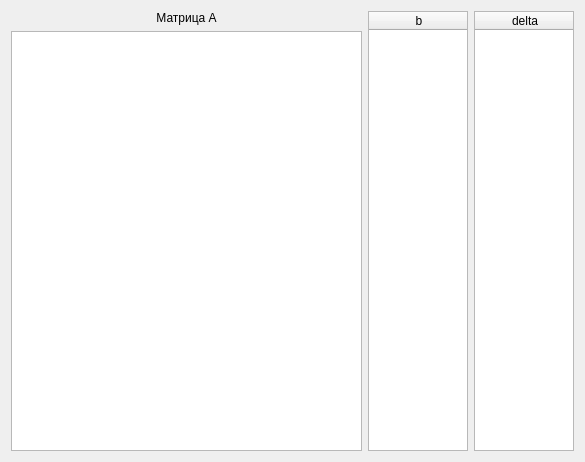
<?xml version="1.0" encoding="UTF-8"?>
<ui version="4.0">
 <class>Processor</class>
 <widget class="QWidget" name="Processor">
  <property name="geometry">
   <rect>
    <x>0</x>
    <y>0</y>
    <width>585</width>
    <height>462</height>
   </rect>
  </property>
  <property name="windowTitle">
   <string>Form</string>
  </property>
  <layout class="QHBoxLayout" name="horizontalLayout_2">
   <item>
    <layout class="QVBoxLayout" name="verticalLayout">
     <item>
      <widget class="QLabel" name="label">
       <property name="text">
        <string>Матрица A</string>
       </property>
       <property name="alignment">
        <set>Qt::AlignCenter</set>
       </property>
      </widget>
     </item>
     <item>
      <widget class="QTableWidget" name="tableWidget"/>
     </item>
    </layout>
   </item>
   <item>
    <layout class="QHBoxLayout" name="horizontalLayout">
     <item>
      <widget class="QTableWidget" name="tableWidget_2">
       <property name="sizePolicy">
        <sizepolicy hsizetype="Minimum" vsizetype="Expanding">
         <horstretch>0</horstretch>
         <verstretch>0</verstretch>
        </sizepolicy>
       </property>
       <property name="maximumSize">
        <size>
         <width>100</width>
         <height>16777215</height>
        </size>
       </property>
       <column>
        <property name="text">
         <string>b</string>
        </property>
       </column>
      </widget>
     </item>
     <item>
      <widget class="QTableWidget" name="tableWidget_3">
       <property name="sizePolicy">
        <sizepolicy hsizetype="Minimum" vsizetype="Expanding">
         <horstretch>0</horstretch>
         <verstretch>0</verstretch>
        </sizepolicy>
       </property>
       <property name="maximumSize">
        <size>
         <width>100</width>
         <height>16777215</height>
        </size>
       </property>
       <column>
        <property name="text">
         <string>delta</string>
        </property>
       </column>
      </widget>
     </item>
    </layout>
   </item>
  </layout>
 </widget>
 <resources/>
 <connections/>
</ui>
